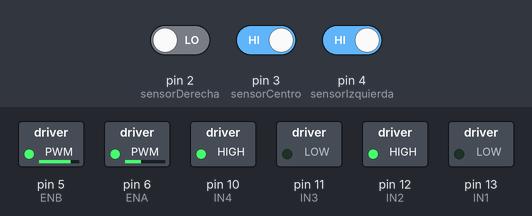
Bench run of a sketch on a simulated Arduino Uno, built with avr-gcc and run on an emulated ATmega328P. On the bench: switched loads named in the sketch (green lamp = pin HIGH). The inputs (shaded band) are chosen by the test bench; at power-on: pin 3 (sensorCentro) HIGH, pin 4 (sensorIzquierda) HIGH, pin 2 (sensorDerecha) LOW.

Above: at 1.2 s.
1.3 s: pin 3 (sensorCentro) driven LOW
At 1.9 s:
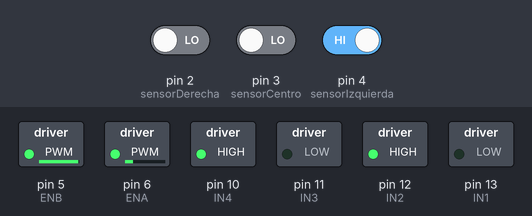
2.8 s: pin 3 (sensorCentro) driven HIGH
At 4.0 s:
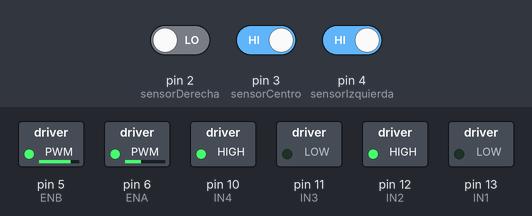
4.3 s: pin 4 (sensorIzquierda) driven LOW
At 5.4 s:
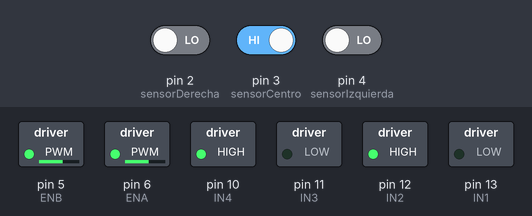
5.8 s: pin 2 (sensorDerecha) driven HIGH
At 6.5 s:
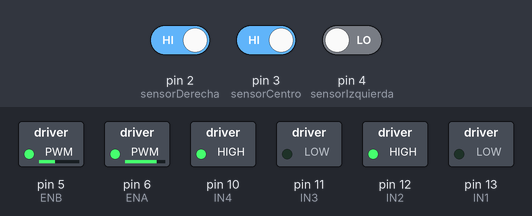
7.3 s: pin 2 (sensorDerecha) driven LOW
At 7.7 s:
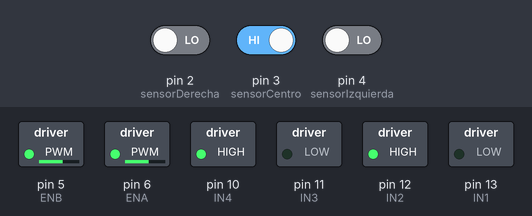
8.8 s: pin 2 (sensorDerecha) driven HIGH and pin 3 (sensorCentro) driven LOW
At 10.0 s:
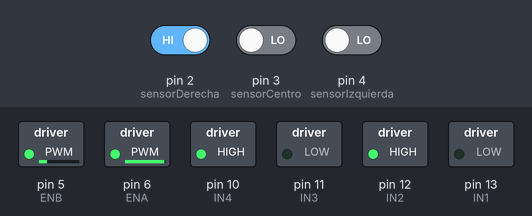
Timing chart, 0 to 11.3 s (numbered marks = the images above; inputs shaded):
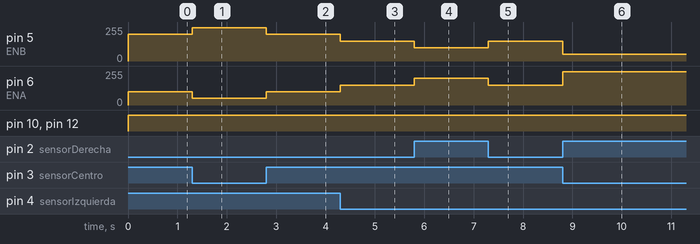

Measured:
- after the input at 1.3 s, pin 5 (ENB): 200/255 → 250/255 at once; pin 6 (ENA): 100/255 → 50/255 at once
- after the input at 2.8 s, pin 5 (ENB): 250/255 → 200/255 at once; pin 6 (ENA): 50/255 → 100/255 at once
- after the input at 4.3 s, pin 5 (ENB): 200/255 → 150/255 at once; pin 6 (ENA): 100/255 → 150/255 at once
- after the input at 5.8 s, pin 5 (ENB): 150/255 → 100/255 at once; pin 6 (ENA): 150/255 → 200/255 at once
- after the input at 7.3 s, pin 5 (ENB): 100/255 → 150/255 at once; pin 6 (ENA): 200/255 → 150/255 at once
- after the input at 8.8 s, pin 5 (ENB): 150/255 → 50/255 at once; pin 6 (ENA): 150/255 → 250/255 at once

The sketch:

Robot_siguelineas_v2.ino
```cpp
#define VELOCIDAD_MAXIMA 255
#define VELOCIDAD_BASE 150

// Motor A --> IZQUIERDO
const int ENA = 6;
const int IN1 = 13;
const int IN2 = 12;
// Motor B --> DERECHO
const int ENB = 5;
const int IN3 = 11;
const int IN4 = 10;
// Pines de los 3 sensores
const int sensorDerecha = 2;
const int sensorCentro = 3;
const int sensorIzquierda = 4;

// Variables de ajuste del PID
const float Kp = 50;
const float Kd = 30;
// Variables del PID
float P = 0, D = 0, PID = 0;
float error = 0, errorAnterior = 0;

void setup()
{
  //Serial.begin(9600) ;
  // Pines del driver L298N
  pinMode (ENA, OUTPUT);
  pinMode (ENB, OUTPUT);
  pinMode (IN1, OUTPUT);
  pinMode (IN2, OUTPUT);
  pinMode (IN3, OUTPUT);
  pinMode (IN4, OUTPUT);
  // Pines de los sensores
  pinMode(sensorCentro, INPUT);
  pinMode(sensorDerecha, INPUT);
  pinMode(sensorIzquierda, INPUT);
} // Fin del setup

void loop()
{
  int valorDerecha;
  int valorCentro;
  int valorIzquierda;
  // Lectura de los sensores
  valorDerecha = digitalRead(sensorDerecha);
  valorCentro = digitalRead(sensorCentro);
  valorIzquierda = digitalRead(sensorIzquierda);

  if (valorIzquierda == LOW && valorCentro == LOW && valorDerecha == HIGH) error = 2;         // Robot a la izda
  else if (valorIzquierda == LOW && valorCentro == HIGH && valorDerecha == HIGH) error = 1;   // Robot a la izda
  else if (valorIzquierda == LOW && valorCentro == HIGH && valorDerecha == LOW) error = 0;    // Robot centrado
  else if (valorIzquierda == HIGH && valorCentro == HIGH && valorDerecha == LOW) error = -1;  // Robot a la dcha
  else if (valorIzquierda == HIGH && valorCentro == LOW && valorDerecha == LOW) error = -2;   // Robot a la dcha

  // Calculo del PID
  P = error;
  D = error - errorAnterior;
  PID = (Kp * P) + (Kd * D);

  // Se alamacena el error para el siguiente loop
  errorAnterior = error;

  // Se calcula la nueva velocidad
  int velocidadIzquierda = VELOCIDAD_BASE + PID;
  int velocidadDerecha = VELOCIDAD_BASE - PID;

  //constrain(velocidadIzquierda, 0, VELOCIDAD_MAXIMA);
  //constrain(velocidadDerecha, 0, VELOCIDAD_MAXIMA);

  if (velocidadIzquierda > 255) velocidadIzquierda = VELOCIDAD_MAXIMA;
  else if (velocidadIzquierda < 0) velocidadIzquierda = 0;
  if (velocidadDerecha > 255) velocidadDerecha = VELOCIDAD_MAXIMA;
  else if (velocidadDerecha < 0) velocidadDerecha = 0;

  GirarMotoresAdelante(velocidadIzquierda, velocidadDerecha);

} // Fin del loop

void GirarMotoresAdelante(int velIzda, int velDcha)
{
  // Direccion motor A (Izquierdo)
  digitalWrite (IN1, LOW);
  digitalWrite (IN2, HIGH);
  analogWrite (ENA, velIzda); // Velocidad motor A
  // Direccion motor B (Derecho)
  digitalWrite (IN3, LOW);
  digitalWrite (IN4, HIGH);
  analogWrite (ENB, velDcha); // Velocidad motor B
} // Fin de GirarMotoresAdelante()

void Parar()
{
  // Direccion motor A
  digitalWrite (IN1, LOW);
  digitalWrite (IN2, LOW);
  analogWrite (ENA, 0); // Velocidad motor A
  // Direccion motor B
  digitalWrite (IN3, LOW);
  digitalWrite (IN4, LOW);
  analogWrite (ENB, 0); // Velocidad motor A
} // Fin de Parar()
```
